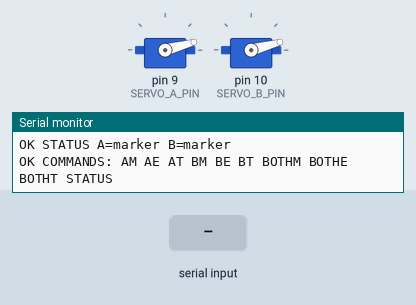
This sketch was run on a simulated Arduino Uno, built with avr-gcc and run on an emulated ATmega328P. On the bench: 2 × servo, the last lines printed to the serial monitor. The inputs (shaded band) are chosen by the test bench.

Above: at 2.6 s.
2.7 s: "STATUS\n" received over Serial
At 4.5 s:
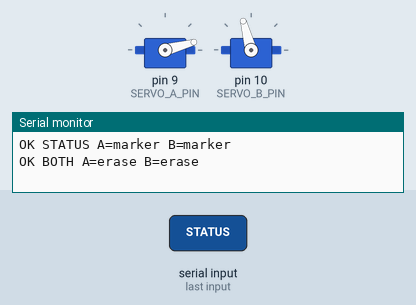
7.1 s: "AE\n" received over Serial
At 8.0 s:
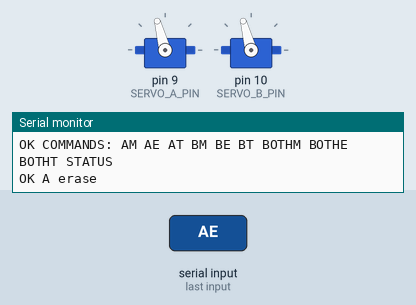
9.3 s: "AM\n" received over Serial
At 9.6 s:
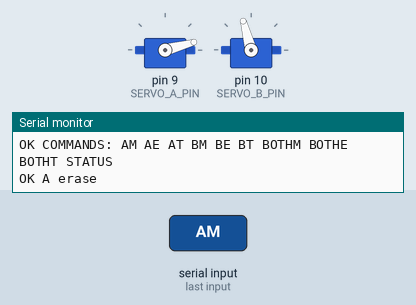
10.8 s: "A ERASE\n" received over Serial
At 12.2 s:
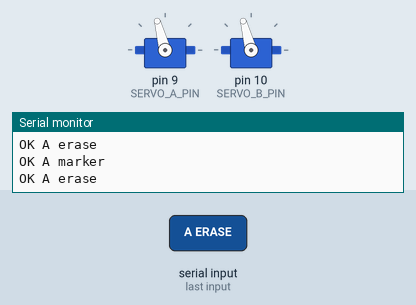
Timing chart, 0 to 13.3 s (numbered marks = the images above; inputs shaded):
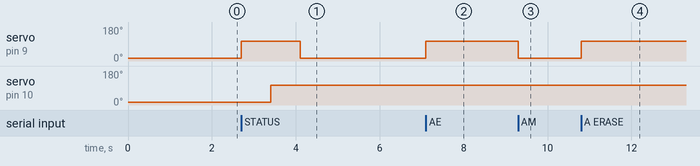

Measured:
- after the input at 2.7 s, servo on pin 9 (SERVO_A_PIN): 15° → 105° at once, → 15° 1.4 s later; servo on pin 10 (SERVO_B_PIN): 15° → 105° after 0.70 s
- after the input at 7.1 s, servo on pin 9 (SERVO_A_PIN): 15° → 105° at once
- after the input at 9.3 s, servo on pin 9 (SERVO_A_PIN): 105° → 15° at once
- after the input at 10.8 s, servo on pin 9 (SERVO_A_PIN): 15° → 105° at once

The sketch:

dual_plotter_servo_controller.ino
```cpp
#include <Servo.h>

namespace {

constexpr long SERIAL_BAUD = 9600;

constexpr int SERVO_A_PIN = 9;
constexpr int SERVO_B_PIN = 10;

// Calibrate these four values for your hardware.
constexpr int SERVO_A_MARKER_ANGLE = 15;
constexpr int SERVO_A_ERASE_ANGLE = 105;
constexpr int SERVO_B_MARKER_ANGLE = 15;
constexpr int SERVO_B_ERASE_ANGLE = 105;

constexpr unsigned long SERVO_SETTLE_MS = 700;
constexpr bool DETACH_AFTER_MOVE = true;

Servo servoA;
Servo servoB;

enum ServoMode {
  MODE_MARKER,
  MODE_ERASE,
};

ServoMode servoAMode = MODE_MARKER;
ServoMode servoBMode = MODE_MARKER;

String inputBuffer;

const char* modeName(ServoMode mode) {
  return mode == MODE_ERASE ? "erase" : "marker";
}

void attachIfNeeded(Servo& servo, int pin) {
  if (!servo.attached()) {
    servo.attach(pin);
  }
}

void maybeDetach(Servo& servo) {
  if (DETACH_AFTER_MOVE && servo.attached()) {
    servo.detach();
  }
}

void moveServo(Servo& servo, int pin, int angle) {
  attachIfNeeded(servo, pin);
  servo.write(angle);
  delay(SERVO_SETTLE_MS);
  maybeDetach(servo);
}

void setServoA(ServoMode targetMode) {
  int angle = targetMode == MODE_ERASE ? SERVO_A_ERASE_ANGLE : SERVO_A_MARKER_ANGLE;
  moveServo(servoA, SERVO_A_PIN, angle);
  servoAMode = targetMode;
}

void setServoB(ServoMode targetMode) {
  int angle = targetMode == MODE_ERASE ? SERVO_B_ERASE_ANGLE : SERVO_B_MARKER_ANGLE;
  moveServo(servoB, SERVO_B_PIN, angle);
  servoBMode = targetMode;
}

String normalized(String value) {
  value.trim();
  value.toUpperCase();
  return value;
}

void printStatus() {
  Serial.print("OK STATUS A=");
  Serial.print(modeName(servoAMode));
  Serial.print(" B=");
  Serial.println(modeName(servoBMode));
}

void printUsage() {
  Serial.println("OK COMMANDS: AM AE AT BM BE BT BOTHM BOTHE BOTHT STATUS");
}

void handleCommand(const String& rawCommand) {
  String command = normalized(rawCommand);
  if (command.length() == 0) {
    return;
  }

  if (command == "STATUS" || command == "S") {
    printStatus();
    return;
  }

  if (command == "AM" || command == "A MARKER") {
    setServoA(MODE_MARKER);
    Serial.println("OK A marker");
    return;
  }
  if (command == "AE" || command == "A ERASE") {
    setServoA(MODE_ERASE);
    Serial.println("OK A erase");
    return;
  }
  if (command == "AT" || command == "A TOGGLE") {
    setServoA(servoAMode == MODE_ERASE ? MODE_MARKER : MODE_ERASE);
    Serial.print("OK A ");
    Serial.println(modeName(servoAMode));
    return;
  }

  if (command == "BM" || command == "B MARKER") {
    setServoB(MODE_MARKER);
    Serial.println("OK B marker");
    return;
  }
  if (command == "BE" || command == "B ERASE") {
    setServoB(MODE_ERASE);
    Serial.println("OK B erase");
    return;
  }
  if (command == "BT" || command == "B TOGGLE") {
    setServoB(servoBMode == MODE_ERASE ? MODE_MARKER : MODE_ERASE);
    Serial.print("OK B ");
    Serial.println(modeName(servoBMode));
    return;
  }

  if (command == "BOTHM" || command == "BOTH MARKER") {
    setServoA(MODE_MARKER);
    setServoB(MODE_MARKER);
    Serial.println("OK BOTH marker");
    return;
  }
  if (command == "BOTHE" || command == "BOTH ERASE") {
    setServoA(MODE_ERASE);
    setServoB(MODE_ERASE);
    Serial.println("OK BOTH erase");
    return;
  }
  if (command == "BOTHT" || command == "T") {
    setServoA(servoAMode == MODE_ERASE ? MODE_MARKER : MODE_ERASE);
    setServoB(servoBMode == MODE_ERASE ? MODE_MARKER : MODE_ERASE);
    Serial.print("OK BOTH A=");
    Serial.print(modeName(servoAMode));
    Serial.print(" B=");
    Serial.println(modeName(servoBMode));
    return;
  }

  Serial.print("ERR UNKNOWN ");
  Serial.println(command);
  printUsage();
}

bool tryHandleCompactCommand(String* buffer) {
  if (buffer == nullptr || buffer->length() == 0) {
    return false;
  }

  String command = normalized(*buffer);
  if (
    command == "T" || command == "S" ||
    command == "AM" || command == "AE" || command == "AT" ||
    command == "BM" || command == "BE" || command == "BT"
  ) {
    handleCommand(command);
    *buffer = "";
    return true;
  }

  return false;
}

}  // namespace

void setup() {
  Serial.begin(SERIAL_BAUD);
  inputBuffer.reserve(32);

  setServoA(MODE_MARKER);
  setServoB(MODE_MARKER);

  Serial.println("READY dual_plotter_servo_controller");
  printStatus();
  printUsage();
}

void loop() {
  while (Serial.available() > 0) {
    char incoming = static_cast<char>(Serial.read());
    if (incoming == '\r') {
      continue;
    }

    if (incoming == '\n') {
      handleCommand(inputBuffer);
      inputBuffer = "";
      continue;
    }

    inputBuffer += incoming;
    tryHandleCompactCommand(&inputBuffer);
  }
}
```
